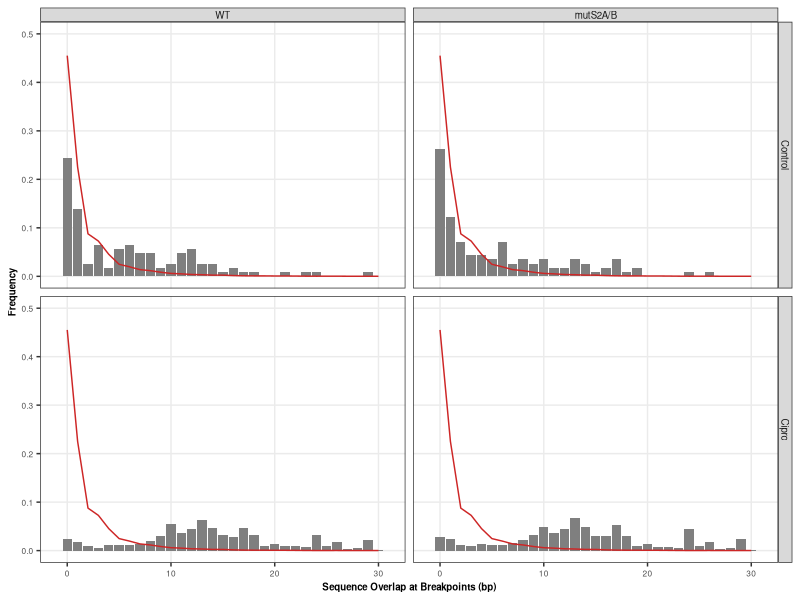
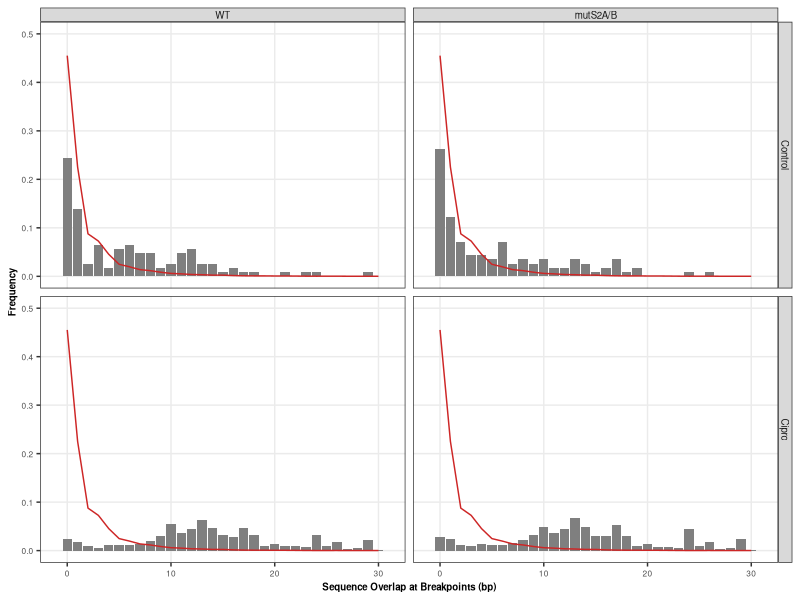

These charts were generated, in order, by the following R code:
library(tidyverse)

overlap = read.table("overlap_freq.mito.txt", header=TRUE)

overlap$Genotype = factor(overlap$Genotype, levels = c("WT", "mutS2A/B"))
overlap$Treatment = factor(overlap$Treatment, levels = c("Control", "Cipro"))

ggplot(data=overlap, aes(x=Overlap, y=Frequency)) +
  geom_bar(stat="identity", fill="gray50") +
  geom_line(data=overlap,aes(y=Simulation), color="firebrick3") +
  facet_grid(Treatment ~ Genotype) +
  theme_bw() +
  xlim(c(-1,31)) +
  ylim(c(0,.5)) +
  xlab ("Sequence Overlap at Breakpoints (bp)") +
  theme(panel.grid.minor = element_blank(), axis.title = element_text(size=7, face="bold"), axis.text = element_text(size=6), strip.text = element_text(size=7, margin = margin(t = 1.5, b = 1.5, l = 1.5, r = 1.5)))

ggsave ("Overlap_plot.mito.pdf", width=3.25, height=2.5)